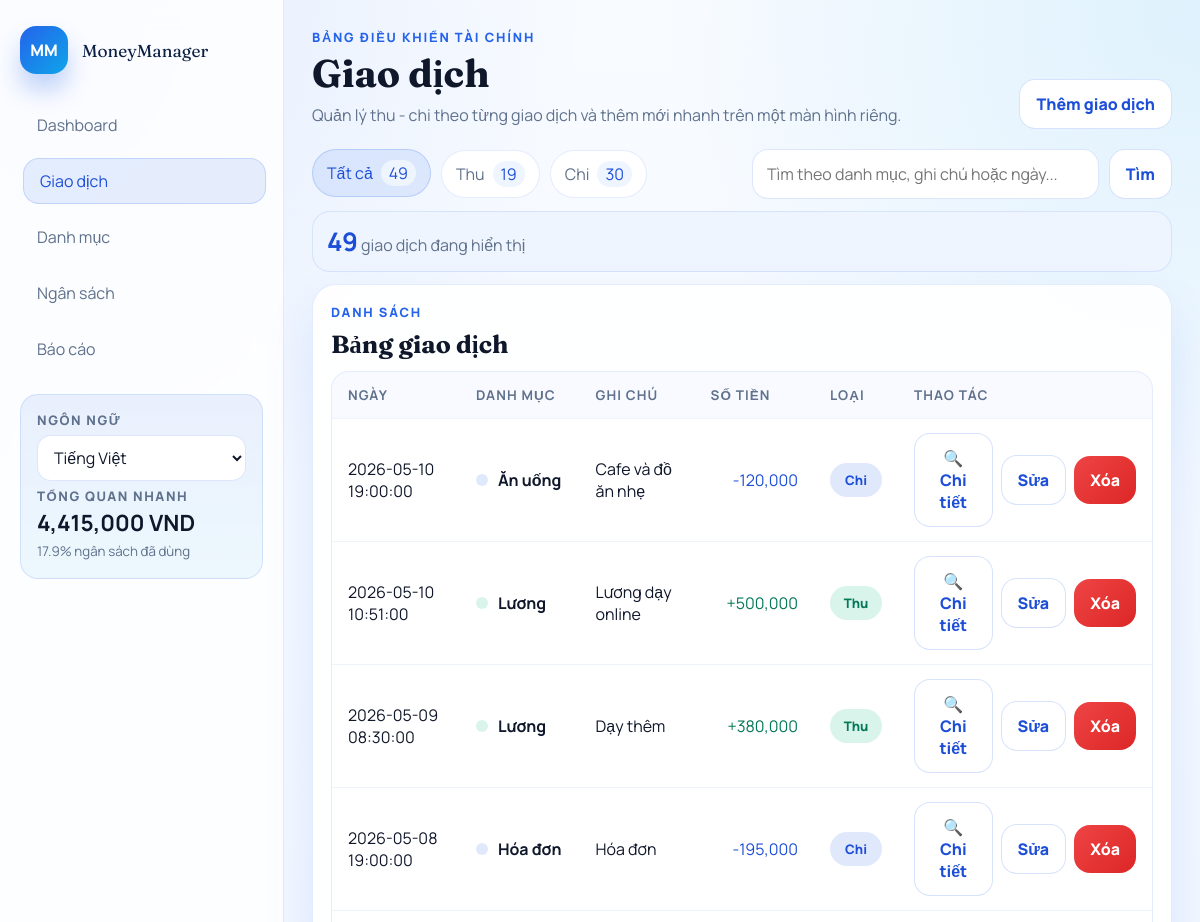
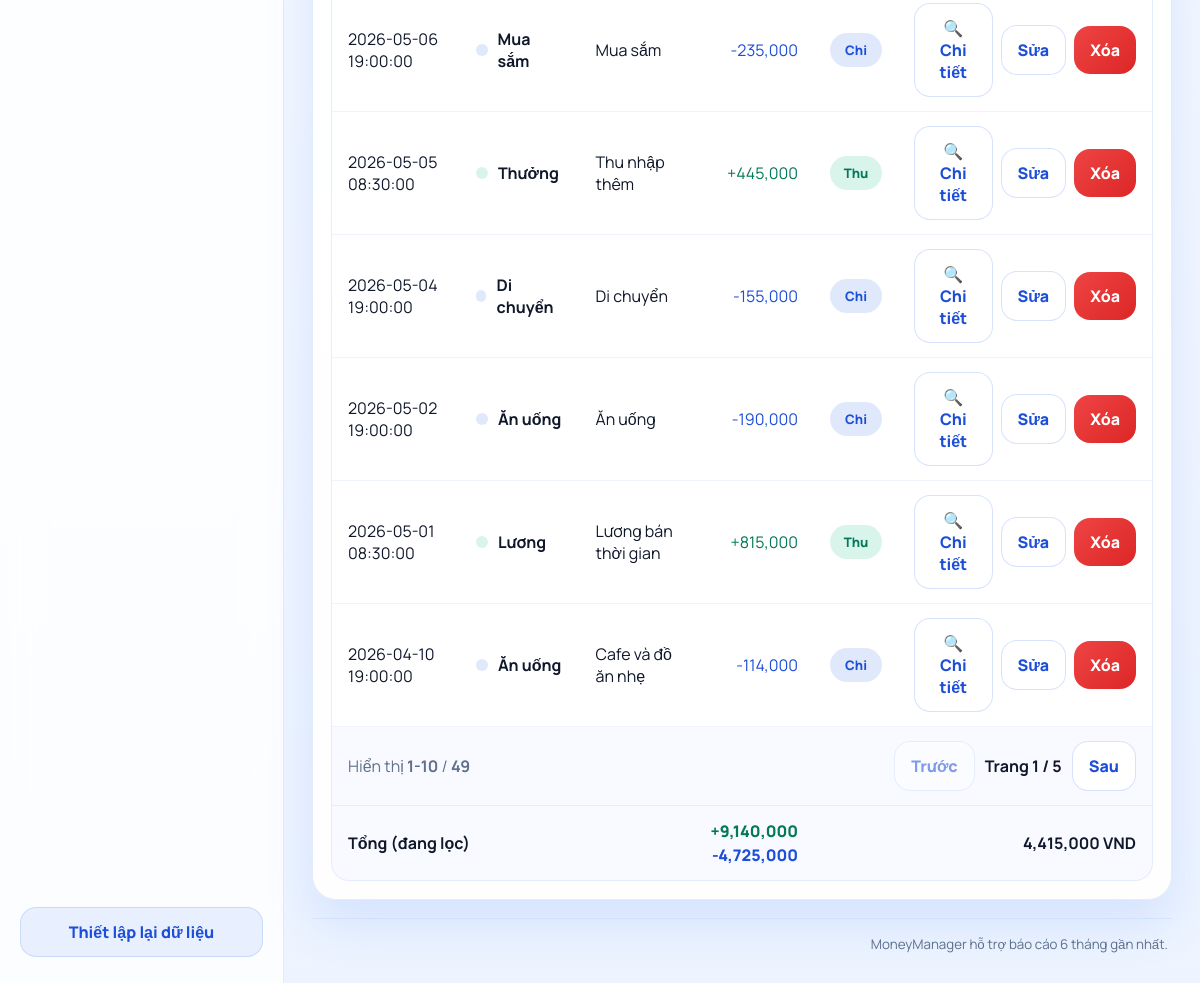
Page /transactions on the committed database (2 pictures, top to bottom).
### tables this page shows
CREATE TABLE transactions (
        id INTEGER PRIMARY KEY AUTOINCREMENT,
        date TEXT NOT NULL,
        amount REAL NOT NULL,           -- Số dương cho thu, số âm cho chi
        category_id INTEGER NOT NULL,   -- Tham chiếu sang bảng categories
        note TEXT,
        FOREIGN KEY (category_id) REFERENCES categories (id)
        );

CREATE TABLE categories (
            id INTEGER PRIMARY KEY AUTOINCREMENT,
            key TEXT UNIQUE NOT NULL,
            value TEXT NOT NULL,
            type INTEGER NOT NULL CHECK (type IN (0, 1)) -- 0: chi, 1: thu
        );

### app.py (the view)
@app.route("/transactions")
def transactions_page() -> str:
    search_query = request.args.get("q", default="").strip()
    return render_template(
        "transactions.html",
        **_transaction_form_context(
            "transactions",
            "Giao dịch",
            "Quản lý thu - chi theo từng giao dịch và thêm mới nhanh trên một màn hình riêng.",
            search_query,
        ),
    )

### app.py (called while the page is built)
def _current_language() -> str:
    language = session.get("language", "vi")
    return language if language in TRANSLATIONS else "vi"

def t(key: str) -> str:
    language = _current_language()
    return TRANSLATIONS.get(language, TRANSLATIONS["vi"]).get(key, TRANSLATIONS["vi"].get(key, key))

@app.context_processor
def inject_language_context() -> dict[str, object]:
    return {
        "current_lang": _current_language(),
        "supported_languages": SUPPORTED_LANGUAGES,
        "t": t,
    }

def _format_money(value: float) -> str:
    return f"{value:,.0f}"

def _month_bounds(year: int, month: int) -> tuple[str, str]:
    start = datetime(year, month, 1, 0, 0, 0)
    end_day = calendar.monthrange(year, month)[1]
    end = datetime(year, month, end_day, 23, 59, 59)
    return start.strftime("%Y-%m-%d %H:%M:%S"), end.strftime("%Y-%m-%d %H:%M:%S")

def _dashboard_chart_payload() -> dict[str, list[object]]:
    monthly_summary = list(reversed(db_helper.get_monthly_summary()[:6]))
    category_summary = db_helper.get_category_summary()[:8]
    return {
        "chart_month_labels": [row["month"] for row in monthly_summary],
        "chart_income_values": [float(row["total_income"] or 0) for row in monthly_summary],
        "chart_expense_values": [abs(float(row["total_expense"] or 0)) for row in monthly_summary],
        "category_labels": [row["category_name"] for row in category_summary],
        "category_values": [abs(float(row["total_amount"] or 0)) for row in category_summary],
    }

def _ensure_db() -> None:
    if not app.config.get("DATABASE_READY", False):
        db_helper.init_db()
        app.config["DATABASE_READY"] = True

### modulo/db_helper.py (called while the page is built)
def get_connection():
    db_dir = os.path.join(os.path.dirname(__file__), '../database')
    db_path = os.path.join(db_dir, 'finance.db')
    os.makedirs(db_dir, exist_ok=True)
    conn = sqlite3.connect(db_path)
    conn.row_factory = sqlite3.Row
    return conn

def get_all_categories():
    conn = get_connection()
    cursor = conn.cursor()
    cursor.execute('SELECT * FROM categories ORDER BY type, value')
    rows = cursor.fetchall()
    conn.close()
    return [dict(row) for row in rows]

def get_setting(key):
    conn = get_connection()
    cursor = conn.cursor()
    cursor.execute('SELECT value FROM settings WHERE key = ?', (key,))
    row = cursor.fetchone()
    conn.close()
    return row['value'] if row else None

### templates/transactions.html (shortened to what this page needs)
{% extends "base.html" %}
{% block content %}
<section class="transaction-toolbar">
  <div class="chip-row">
    <a class="chip {% if transaction_type_filter == 'all' %}active{% endif %}" href="{{ url_for('transactions_page', q=search_query) }}">
      Tất cả <span>{{ transaction_type_counts.all }}</span>
    </a>
    <a class="chip {% if transaction_type_filter == 'income' %}active{% endif %}" href="{{ url_for('transactions_page', q=search_query, type='income') }}">
      Thu <span>{{ transaction_type_counts.income }}</span>
    </a>
    <a class="chip {% if transaction_type_filter == 'expense' %}active{% endif %}" href="{{ url_for('transactions_page', q=search_query, type='expense') }}">
      Chi <span>{{ transaction_type_counts.expense }}</span>
    </a>
  </div>
  <form class="search-bar search-bar-wide" method="get" action="{{ url_for('transactions_page') }}">
    <input id="transactionSearch" type="search" name="q" value="{{ search_query }}" placeholder="Tìm theo danh mục, ghi chú hoặc ngày...">
    <button type="submit" class="btn btn-outline">Tìm</button>
  </form>
</section>
<section class="transaction-summary-strip module-tip">
  <div>
    <strong>{{ transaction_count_display }}</strong>
    <span>giao dịch đang hiển thị</span>
  </div>
</section>
<section class="module-grid module-grid-transactions">
  <article class="panel panel-wide">
    <div class="panel-head panel-head-tight">
      <div>
        <p class="panel-kicker">Danh sách</p>
        <h2>Bảng giao dịch</h2>
      </div>
    </div>
    <div class="table-wrap">
      <table class="transaction-table">
        <thead>
          <tr>
            <th>Ngày</th>
            <th>Danh mục</th>
            <th>Ghi chú</th>
            <th class="align-right">Số tiền</th>
            <th>Loại</th>
            <th class="align-right">Thao tác</th>
          </tr>
        </thead>
        <tbody id="transactionTableBody">
          {% for item in transactions %}
            <tr class="transaction-row-clickable"
                data-search="{{ item.date }} {{ item.category_name }} {{ item.note or '' }} {{ item.amount }}"
                data-transaction-id="{{ item.id }}"
                data-transaction-date="{{ item.date }}"
                data-transaction-category="{{ item.category_name }}"
                data-transaction-note="{{ item.note or '' }}"
                data-transaction-amount="{{ item.amount }}"
                data-transaction-amount-display="{{ item.amount|abs|money }} VND"
                data-transaction-kind="{{ 'Thu nhập' if item.category_type == 1 else 'Chi tiêu' }}"
                data-transaction-edit-url="{{ url_for('edit_transaction', transaction_id=item.id) }}"
                data-transaction-delete-url="{{ url_for('delete_transaction', transaction_id=item.id) }}">
              <td>{{ item.date }}</td>
              <td>
                <div class="table-category">
                  <span class="transaction-dot {{ 'income' if item.category_type == 1 else 'expense' }}"></span>
                  <strong>{{ item.category_name }}</strong>
                </div>
              </td>
              <td>{{ item.note or '-' }}</td>
              <td class="align-right amount-cell {{ 'income' if item.amount >= 0 else 'expense' }}">
                {{ '+' if item.amount >= 0 else '-' }}{{ item.amount|abs|money }}
              </td>
              <td>
                <span class="badge {{ 'badge-income' if item.category_type == 1 else 'badge-expense' }}">
                  {{ 'Thu' if item.category_type == 1 else 'Chi' }}
                </span>
              </td>
              <td>
                <div class="table-actions">
                  <button type="button" class="btn btn-mini btn-outline" data-open-detail-modal>🔍 Chi tiết</button>
                  <a class="btn btn-mini btn-outline" href="{{ url_for('edit_transaction', transaction_id=item.id) }}">Sửa</a>
                  <form action="{{ url_for('delete_transaction', transaction_id=item.id) }}" method="post" onsubmit="return confirm('Xóa giao dịch này?');">
                    <button type="submit" class="btn btn-mini btn-danger">Xóa</button>
                  </form>
                </div>
              </td>
            </tr>
          {% else %}
            <tr class="empty-row">
              <td colspan="6">Chưa có giao dịch nào. Bấm “Thêm giao dịch” để nhập giao dịch đầu tiên.</td>
            </tr>
          {% endfor %}
        </tbody>
        <tfoot>
          <tr class="table-foot table-foot-pagination">
            <td colspan="6">
              <div class="table-pagination">
                <div>
                  Hiển thị <strong>{{ pagination.display_start }}-{{ pagination.display_end }}</strong>
                  / <strong>{{ pagination.total_items }}</strong>
                </div>
                <div class="pagination-actions">
                  {% if pagination.has_prev %}
                    <a class="btn btn-mini btn-outline" href="{{ url_for('transactions_page', q=search_query, type=transaction_type_filter, page=pagination.prev_page) }}">Trước</a>
                  {% else %}
                    <span class="btn btn-mini btn-outline is-disabled">Trước</span>
                  {% endif %}
                  <span class="pagination-page">Trang <strong>{{ pagination.page }}</strong> / {{ pagination.total_pages }}</span>
                  {% if pagination.has_next %}
                    <a class="btn btn-mini btn-outline" href="{{ url_for('transactions_page', q=search_query, type=transaction_type_filter, page=pagination.next_page) }}">Sau</a>
                  {% else %}
                    <span class="btn btn-mini btn-outline is-disabled">Sau</span>
                  {% endif %}
                </div>
              </div>
            </td>
          </tr>
          <tr class="table-foot">
            <td colspan="3"><strong>Tổng (đang lọc)</strong></td>
            <td class="align-right">
              <div class="table-foot-stack">
                <div class="income">+{{ transactions_total_income|money }}</div>
                <div class="expense">-{{ transactions_total_expense|money }}</div>
              </div>
            </td>
            <td colspan="2" class="align-right"><strong>{{ transactions_total_net|money }} VND</strong></td>
          </tr>
        </tfoot>
      </table>
    </div>
  </article>
</section>
{% endblock %}

### templates/base.html (shortened to what this page needs)
<!doctype html>
<html lang="{{ current_lang }}">
  <head>
    <link rel="stylesheet" href="{{ url_for('static', filename='styles.css') }}">
  </head>
  <body class="shell shell-{{ active_page }}">
    <div class="shell-frame">
      <aside class="sidebar">
        <div>
          <div class="brand">
            <div class="brand-mark">MM</div>
            <div>
              <div class="brand-name">MoneyManager</div>
            </div>
          </div>
          <nav class="module-nav" aria-label="Điều hướng chính">
            <a class="module-link {% if active_page == 'dashboard' %}active{% endif %}" href="{{ url_for('dashboard') }}" data-transition-link>{{ t('dashboard') }}</a>
            <a class="module-link {% if active_page == 'transactions' %}active{% endif %}" href="{{ url_for('transactions_page') }}" data-transition-link>{{ t('transactions') }}</a>
            <a class="module-link {% if active_page == 'categories' %}active{% endif %}" href="{{ url_for('categories_page') }}" data-transition-link>{{ t('categories') }}</a>
            <a class="module-link {% if active_page == 'budget' %}active{% endif %}" href="{{ url_for('budget_page') }}" data-transition-link>{{ t('budget') }}</a>
            <a class="module-link {% if active_page == 'reports' %}active{% endif %}" href="{{ url_for('reports_page') }}" data-transition-link>{{ t('reports') }}</a>
          </nav>
          <div class="sidebar-summary">
            <span class="sidebar-summary-label">{{ t('language') }}</span>
            <form class="language-switcher" action="{{ url_for('set_language') }}" method="post">
              <select name="language" aria-label="{{ t('language') }}" onchange="this.form.submit()">
                {% for option in supported_languages %}
                  <option value="{{ option.code }}" {% if option.code == current_lang %}selected{% endif %}>
                    {{ option.label }}
                  </option>
                {% endfor %}
              </select>
            </form>
            <span class="sidebar-summary-label">{{ t('quick_overview') }}</span>
            <strong>{{ current_balance_display }} VND</strong>
            <small>{{ budget_used|round(1) }}% ngân sách đã dùng</small>
          </div>
        </div>
        <form class="sidebar-action" action="{{ url_for('reset_database') }}" method="post" onsubmit="return confirm('Khởi tạo lại dữ liệu?');">
          <button type="submit" class="btn btn-ghost">{{ t('reset_data') }}</button>
        </form>
      </aside>
      <main class="main">
        <header class="topbar">
          <div>
            <p class="eyebrow">{{ t('finance_dashboard') }}</p>
            <h1 class="topbar-title">{{ page_title }}</h1>
            <p class="topbar-subtitle">{{ page_subtitle }}</p>
          </div>
          <div class="topbar-action">
            {% if active_page == 'reports' %}
              <form action="{{ url_for('create_demo_data') }}" method="post" onsubmit="return confirm('Tạo dữ liệu demo để xem thử các view?');">
                <button type="submit" class="btn btn-secondary">{{ t('create_demo') }}</button>
              </form>
            {% elif active_page == 'transactions' %}
              <button type="button" class="btn btn-outline" data-open-add-modal>{{ t('add_transaction') }}</button>
            {% else %}
              <a class="btn btn-outline" href="{{ url_for('transactions_page', open_add=1) }}" data-transition-link>{{ t('add_transaction') }}</a>
            {% endif %}
          </div>
        </header>
        <div class="workspace">
          {% block content %}{% endblock %}
        </div>
        <footer class="app-footer">
          <small>{{ t('footer_note') }}</small>
        </footer>
      </main>
    </div>
  </body>
</html>

### rows in the picture
transactions: date "2026-05-10 19:00:00", category_name "Ăn uống", note "Cafe và đồ ăn nhẹ", amount "-", amount|abs "120,000"
categories: type "Chi"
transactions: date "2026-05-10 10:51:00", category_name "Lương", note "Lương dạy online", amount "+", amount|abs "500,000"
categories: type "Thu"
transactions: date "2026-05-09 08:30:00", category_name "Lương", note "Dạy thêm", amount "+", amount|abs "380,000"
transactions: date "2026-05-08 19:00:00", category_name "Hóa đơn", note "Hóa đơn", amount "-", amount|abs "195,000"
categories: type "Chi"
transactions: date "2026-05-06 19:00:00", category_name "Mua sắm", note "Mua sắm", amount "-", amount|abs "235,000"
categories: type "Chi"
transactions: date "2026-05-05 08:30:00", category_name "Thưởng", note "Thu nhập thêm", amount "+", amount|abs "445,000"
categories: type "Thu"
transactions: date "2026-05-04 19:00:00", category_name "Di chuyển", note "Di chuyển", amount "-", amount|abs "155,000"
categories: type "Chi"
transactions: date "2026-05-02 19:00:00", category_name "Ăn uống", note "Ăn uống", amount "-", amount|abs "190,000"
transactions: date "2026-05-01 08:30:00", category_name "Lương", note "Lương bán thời gian", amount "+", amount|abs "815,000"
transactions: date "2026-04-10 19:00:00", category_name "Ăn uống", note "Cafe và đồ ăn nhẹ", amount "-", amount|abs "114,000"

### other values in the picture
{{ t('dashboard') }} "Dashboard"
{{ t('transactions') }} "Giao dịch"
{{ t('categories') }} "Danh mục"
{{ t('budget') }} "Ngân sách"
{{ t('reports') }} "Báo cáo"
{{ t('language') }} "NGÔN NGỮ"
{{ t('quick_overview') }} "TỔNG QUAN NHANH"
{{ current_balance_display }} "4,415,000"
{{ budget_used|round(1) }} "17.9"
{{ t('reset_data') }} "Thiết lập lại dữ liệu"
{{ t('finance_dashboard') }} "BẢNG ĐIỀU KHIỂN TÀI CHÍNH"
{{ page_title }} "Giao dịch"
{{ page_subtitle }} "Quản lý thu - chi theo từng giao dịch và thêm mới nhanh trên một màn hình riêng."
{{ t('add_transaction') }} "Thêm giao dịch"
{{ transaction_type_counts.all }} "49"
